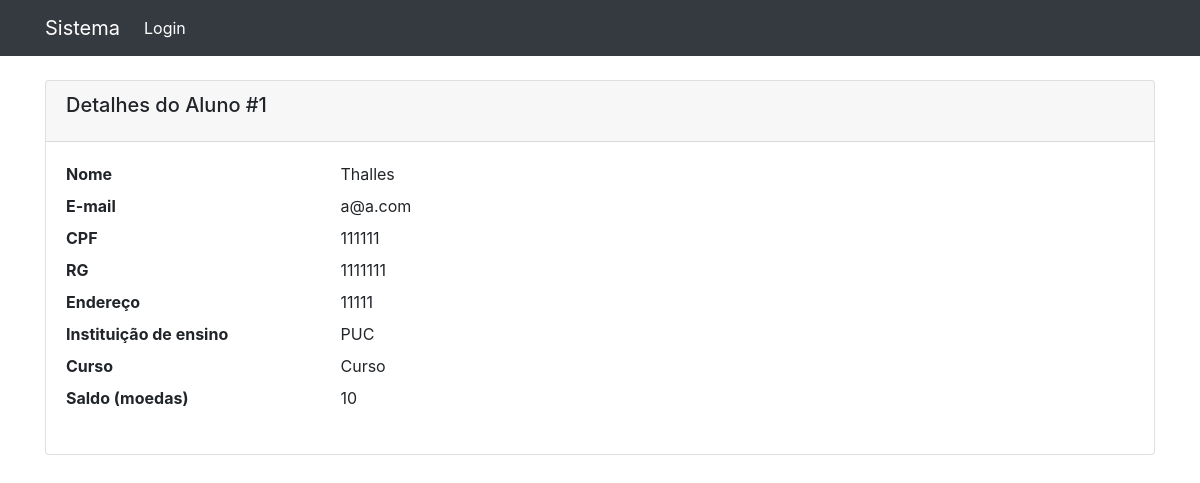
The app's page /aluno/1 with its own data.
### coin_system/models.py (models this page shows)
class Aluno(models.Model):
    user = models.OneToOneField(User, on_delete=models.CASCADE, blank=True, null=True)
    nome = models.CharField(max_length=120)
    email = models.EmailField()
    cpf = models.CharField(max_length=16)
    rg = models.CharField(max_length=24)
    endereco = models.CharField(max_length=240)
    instituicao_ensino = models.CharField(max_length=80)
    curso = models.CharField(max_length=80)
    saldo = models.IntegerField(default=0)

### coin_system/view_classes/aluno.py (the view)
# urls.py: path('aluno/<int:pk>', aluno.AlunoDetailView.as_view(), name='aluno-details'),
class AlunoDetailView(DetailView):
    model = Aluno
    template_name = 'aluno/detail.html'
    context_object_name = 'aluno'

### coin_system/templates/aluno/detail.html
{% extends "base.html" %}
{% block container %}
<div class="card">
    <div class="card-header">
        <h5 class="card-title">Detalhes do Aluno #{{aluno.id}}</h5>
    </div>
    <div class="card-body">
    <dl class="row">
      <dt class="col-sm-3">Nome</dt>
      <dd class="col-sm-9">{{ aluno.nome }}</dd>
      <dt class="col-sm-3">E-mail</dt>
      <dd class="col-sm-9">{{ aluno.email }}</dd>
      <dt class="col-sm-3">CPF</dt>
      <dd class="col-sm-9">{{ aluno.cpf }}</dd>
      <dt class="col-sm-3">RG</dt>
      <dd class="col-sm-9">{{ aluno.rg }}</dd>
      <dt class="col-sm-3">Endereço</dt>
      <dd class="col-sm-9">{{ aluno.endereco }}</dd>
      <dt class="col-sm-3">Instituição de ensino</dt>
      <dd class="col-sm-9">{{ aluno.instituicao_ensino }}</dd>
      <dt class="col-sm-3">Curso</dt>
      <dd class="col-sm-9">{{ aluno.curso }}</dd>
      <dt class="col-sm-3">Saldo (moedas)</dt>
      <dd class="col-sm-9">{{ aluno.saldo }}</dd>
    </dl>
    </div>
</div>
{% endblock %}

### records on screen
Aluno: id "1", nome "Thalles", email "a@a.com", cpf "111111", rg "1111111", endereco "11111", instituicao_ensino "PUC", curso "Curso", saldo "10"
